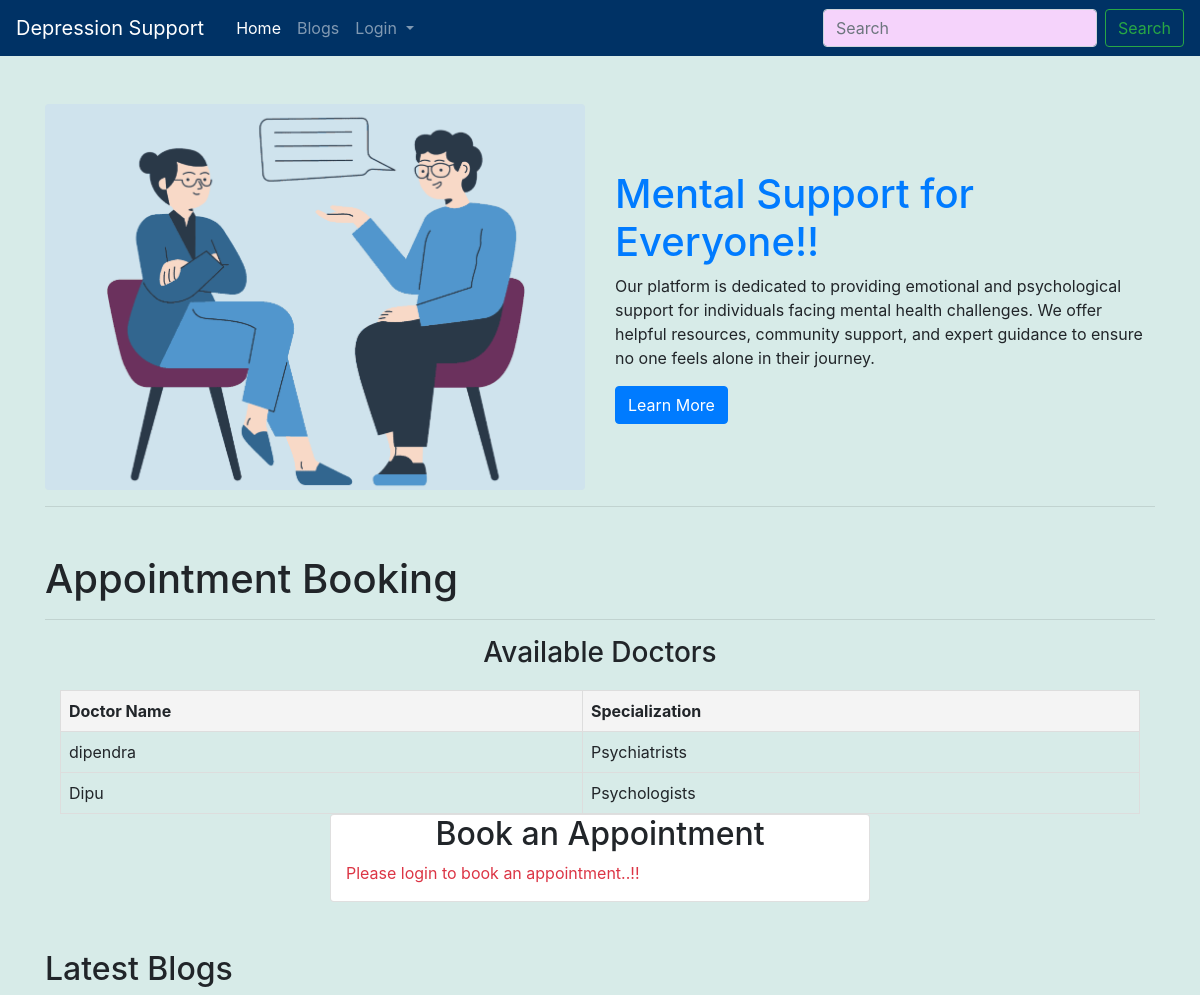
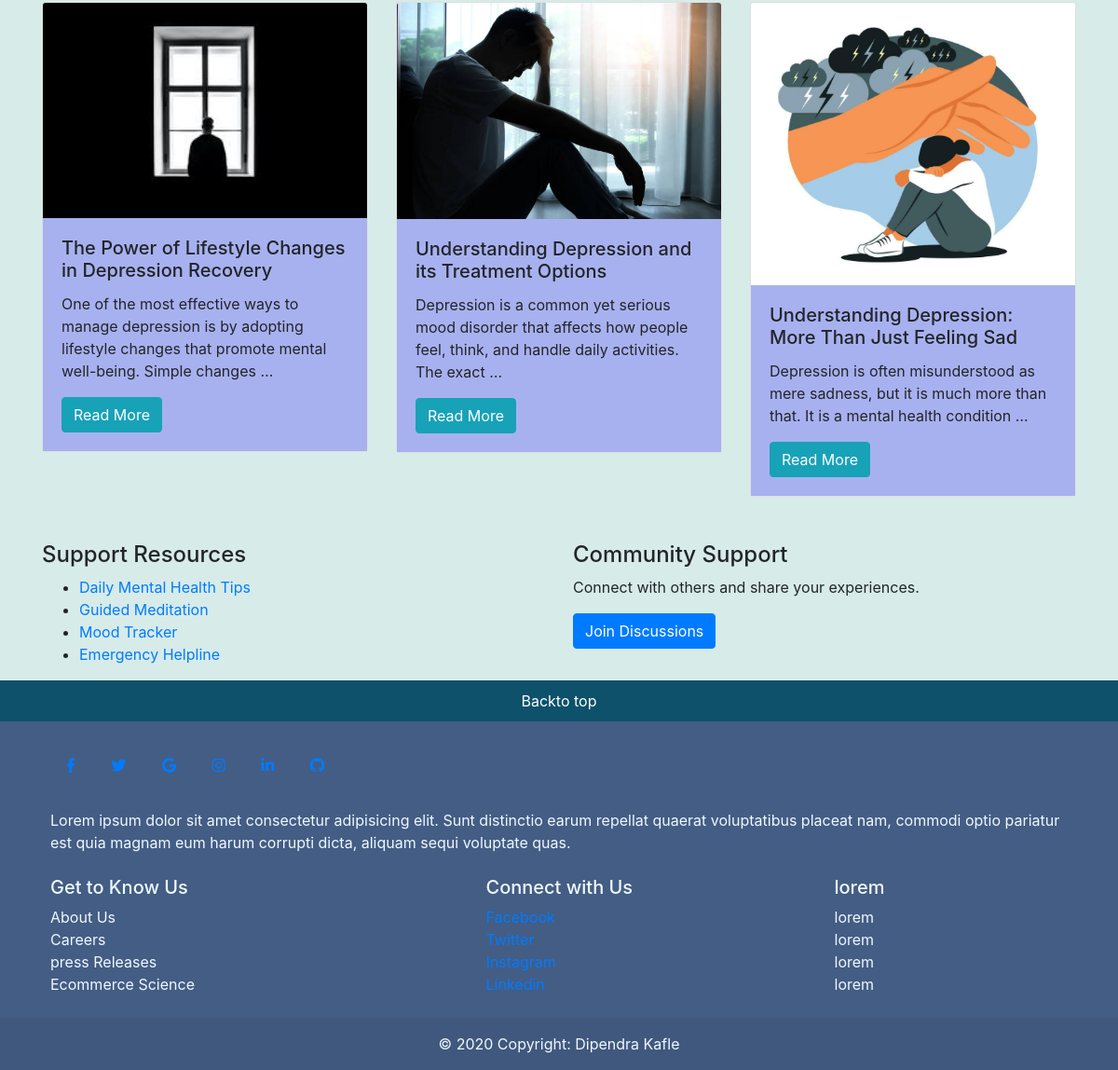
The page / on the database its author committed (2 pictures, top to bottom).
### home/models.py (models this page shows, shortened)
class Doctor(models.Model):
    user = models.OneToOneField(User, on_delete=models.CASCADE)
    specialization = models.CharField(max_length=100)

class Blog(models.Model):
    title = models.CharField(max_length=255)
    content = models.TextField()
    image = models.ImageField(upload_to='blog_images/', blank=True, null=True)
    author = models.ForeignKey(User, on_delete=models.CASCADE)
    created_at = models.DateTimeField(default=now)
    updated_at = models.DateTimeField(auto_now=True)

### home/views.py (the view)
# urls.py: path('', include('home.urls')),
def home(request):
    doctors = Doctor.objects.all()  # List of doctors
    blogs = Blog.objects.all().order_by('-created_at')  # Fetch blogs in descending order
    if request.method == 'POST':
        form = AppointmentForm(request.POST)
        if form.is_valid():
            form.save()
            return redirect('home')  # Redirect to avoid resubmitting form
        else:
            print(form.errors)
    else:
        form = AppointmentForm()
    return render(request, "home/index.html", {"blogs": blogs, 'doctors': doctors, 'form': form})

### home/forms.py
class AppointmentForm(forms.ModelForm):
    class Meta:
        model = Appointment
        fields = ['patient_name', 'patient_email', 'doctor', 'appointment_date']
        widgets = {
            'appointment_date': forms.DateTimeInput(attrs={
                'placeholder': '2025-02-22T13:25',
                'type': 'datetime-local',  # DateTime input for browser date-picker
            }),
        }

### templates/home/index.html (shortened to what this page needs)
{% extends "home/base.html" %}
{% load static %}
{% block body %}
<div class="container mt-4">
    <div class="row align-items-center mt-5">
        <div class="col-md-6">
            <img src="{% static 'medias/index.png' %}" class="img-fluid rounded" alt="Depression Support">
        </div>
        <div class="col-md-6">
            <h1 class="text-primary">Mental Support for Everyone!!</h1>
            <p>
                Our platform is dedicated to providing emotional and psychological support
                for individuals facing mental health challenges. We offer helpful resources,
                community support, and expert guidance to ensure no one feels alone in their journey.
            </p>
            <a href="#" class="btn btn-primary">Learn More</a>
        </div>
    </div>
    <hr>
    <h1 class="mt-5">Appointment Booking</h1>
    <hr>
    <div class="container">
        <h3 class="text text-center">Available Doctors</h3>
        <table border="1">
            <thead>
                <tr>
                    <th>Doctor Name</th>
                    <th>Specialization</th>
                </tr>
            </thead>
            <tbody>
                {% for doctor in doctors %}
                <tr>
                    <td>{{ doctor.user.username }}</td>
                    <td>{{ doctor.specialization }}</td>
                </tr>
                {% empty %}
                <tr>
                    <td colspan="2">No doctors available</td>
                </tr>
                {% endfor %}
            </tbody>
        </table>
        <div class="card center col-md-6 mx-auto">
            <h2 class= "text text-center">Book an Appointment</h2>
            {% if user.is_authenticated %}
            <form method="post">
                {% csrf_token %}
                {{ form.as_p }}
                <button class="btn btn-primary" type="submit">Submit Appointment Request</button>
            </form>
            {% else %}
            <p class="text text-danger">Please login to book an appointment..!!</p>
            {% endif %}
        </div>
    </div>
    <h2 class="mt-5">Latest Blogs</h2>
    <div class="row">
        {% for blog in blogs %}
        <div class="col-md-4">
            <div class="card">
                {% if blog.image %}
                <img src="{{ blog.image.url }}" class="card-img-top" alt="{{ blog.title }}">
                {% endif %}
                <div class="card-body">
                    <h5 class="card-title">{{ blog.title }}</h5>
                    <p class="card-text">{{ blog.content|truncatewords:20 }}</p>
                    <a href="{% url 'blog-detail' blog.id %}" class="btn btn-info">Read More</a>
                </div>
            </div>
        </div>
        {% empty %}
        <p>No blogs available yet.</p>
        {% endfor %}
    </div>
    <div class="row mt-5">
        <div class="col-md-6">
            <h4>Support Resources</h4>
            <ul>
                <li><a href="#">Daily Mental Health Tips</a></li>
                <li><a href="#">Guided Meditation</a></li>
                <li><a href="#">Mood Tracker</a></li>
                <li><a href="#">Emergency Helpline</a></li>
            </ul>
        </div>
        <div class="col-md-6">
            <h4>Community Support</h4>
            <p>Connect with others and share your experiences.</p>
            <a href="#" class="btn btn-primary">Join Discussions</a>
        </div>
    </div>
</div>
{% include "home/footer.html" %}
{% endblock body %}

### templates/home/base.html (shortened to what this page needs)
{% load static %}
<!doctype html>
<html lang="en">
  <head>
    <link rel="stylesheet" href="https://cdn.jsdelivr.net/npm/bootstrap@4.0.0/dist/css/bootstrap.min.css">
    <link rel="stylesheet" href="https://cdnjs.cloudflare.com/ajax/libs/font-awesome/5.15.4/css/all.min.css" />
    <link rel="stylesheet" href="{% static 'css/styles.css' %}">
  </head>
  <body>
    <nav class="navbar navbar-expand-lg navbar-dark bg-light">
      <a class="navbar-brand " href="{% url 'home' %}">Depression Support</a>
      <div class="collapse navbar-collapse" id="navbarSupportedContent">
        <ul class="navbar-nav ml-2 mr-auto center">
          <li class="nav-item active">
            <a class="nav-link" href="{% url 'home' %}">Home <span class="sr-only">(current)</span></a>
          </li>
          <li class="nav-item">
            <a class="nav-link" href="{% url 'blog-list' %}">Blogs</a>
          </li>
          {% if user.is_authenticated %}
          <li class="nav-item">
            <a class="nav-link" href="{% url 'profile' %}">
                <img src="{% static 'medias/account.png' %}" alt="" style="width: 24px; height: 24px; margin-right: 5px;">My Profile
            </a>
        </li>
          <li class="nav-item">
            <a class="nav-link" href="{% url 'logout-user' %}">Logout</a>
          </li>
          {% else %}
          <li class="nav-item dropdown">
            <a class="nav-link dropdown-toggle" href="#" id="navbarDropdown" role="button" data-toggle="dropdown" aria-haspopup="true" aria-expanded="false">
              Login
            </a>
          </li>
          {% endif %}
        </ul>
        <form class="form-inline my-2 my-lg-0" method="get">
          <input class="form-control mr-sm-2" name="search" type="search" placeholder="Search" aria-label="Search">
          <button class="btn btn-outline-success my-2 my-sm-0"  type="submit">Search</button>
        </form>
      </div>
    </nav>
    {% block body %}
    {% endblock body %}
  </body>
</html>

### templates/home/footer.html (shortened to what this page needs)
<footer class="footer">
    <div class="foothead">
        <a class="backTop" href="#">Backto top</a>
    </div>
    <div class="container p-4">
        <section class="mb-4">
          <a data-mdb-ripple-init class="btn btn-outline btn-floating m-1" href="#!" role="button"
            ><i class="fab fa-facebook-f"></i
          ></a>
          <a data-mdb-ripple-init class="btn btn-outline btn-floating m-1" href="#!" role="button"
            ><i class="fab fa-twitter"></i
          ></a>
          <a data-mdb-ripple-init class="btn btn-outline btn-floating m-1" href="#!" role="button"
            ><i class="fab fa-google"></i
          ></a>
          <a data-mdb-ripple-init class="btn btn-outline btn-floating m-1" href="#!" role="button"
            ><i class="fab fa-instagram"></i
          ></a>
          <a data-mdb-ripple-init class="btn btn-outline btn-floating m-1" href="#!" role="button"
            ><i class="fab fa-linkedin-in"></i
          ></a>
          <a data-mdb-ripple-init class="btn btn-outline btn-floating m-1" href="#!" role="button"
            ><i class="fab fa-github"></i
          ></a>
        </section>
        <section class="mb-4">
          <p>
            Lorem ipsum dolor sit amet consectetur adipisicing elit. Sunt distinctio earum
            repellat quaerat voluptatibus placeat nam, commodi optio pariatur est quia magnam eum
            harum corrupti dicta, aliquam sequi voluptate quas.
          </p>
        </section>
        <section class="">
          <div class="row">
            <div class="col-lg-5 col-md-5 mb-4 mb-md-0">
              <h5 class="text">Get to Know Us</h5>
              <ul class="list-unstyled mb-0">
                <li>
                    About Us
                </li>
                <li>
                    Careers
                </li>
                <li>
                    press Releases
                </li>
                <li>
                    Ecommerce Science
                </li>
              </ul>
            </div>
            <div class="col-lg-4 col-md-5 mb-4 mb-md-0">
              <h5 class="text">Connect with Us</h5>
              <ul class="list-unstyled mb-0">
                <li>
                  <a class="text-body" href="#">Facebook</a>
                </li>
                <li>
                  <a class="text-body" href="#">Twitter</a>
                </li>
                <li>
                  <a class="text-body" href="#">Instagram</a>
                </li>
                <li>
                  <a class="text-body" href="#">Linkedin</a>
                </li>
              </ul>
            </div>
            <div class="col-lg-3 col-md-4 mb-3 mb-md-0">
              <h5 class="text">lorem</h5>
              <ul class="list-unstyled mb-0">
                <li>
                    lorem
                </li>
                <li>
                    lorem
                </li>
                <li>
                    lorem
                </li>
                <li>
                    lorem
                </li>
              </ul>
            </div>
          </div>
        </section>
      </div>
    <div class="copyright text-center p-3" style="background-color: rgba(0, 0, 0, 0.05);">
    © 2020 Copyright: Dipendra Kafle
    </div>
</footer>

### static/css/styles.css (style rules this page uses)
.bg-light { background-color: #003265 !important; }
body { background-color: #d7ebe8; }
.form-control { background-color: #f5d3fb; }
.card-body { -webkit-box-flex: 1; -ms-flex: 1 1 auto; flex: 1 1 auto; padding: 1.25rem; background-color: #a8b1ef; }
.footer { background-color: #223d6dcf; color: aliceblue; }
.foothead { background-color: #004e65cc; color: aliceblue; width: 100%; display: flex; justify-content: center; padding-top: 10px; padding-bottom: 10px; }
.backTop { text-decoration: none; color: white; }
.copyright { background-color: #004e6552; }
table { width: 100%; border-collapse: collapse; margin-top: 20px; }
table th, table td { border: 1px solid #ddd; padding: 8px; text-align: left; }
table th { background-color: #f4f4f4; }

### rows shown on the page
Doctor: user.username "dipendra", specialization "Psychiatrists"
Doctor: user.username "Dipu", specialization "Psychologists"
Blog: image (picture), title "The Power of Lifestyle Changes in Depression Recovery", content "One of the most effective ways to manage depression is by adopting lifestyle changes that promote mental well-being. Simple changes …"
Blog: image (picture), title "Understanding Depression and its Treatment Options", content "Depression is a common yet serious mood disorder that affects how people feel, think, and handle daily activities. The exact …"
Blog: image (picture), title "Understanding Depression: More Than Just Feeling Sad", content "Depression is often misunderstood as mere sadness, but it is much more than that. It is a mental health condition …"
